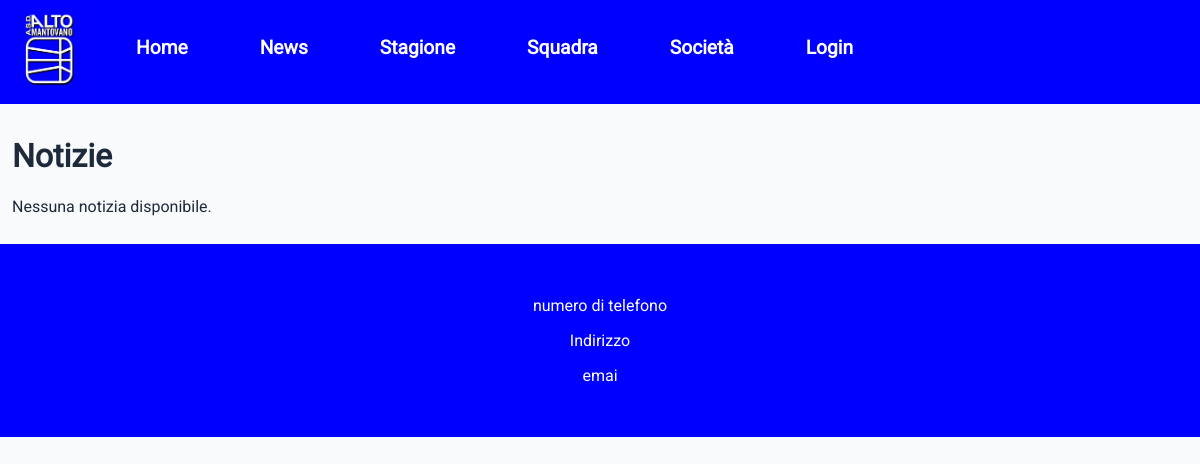
The app's page /notizie/, older data.
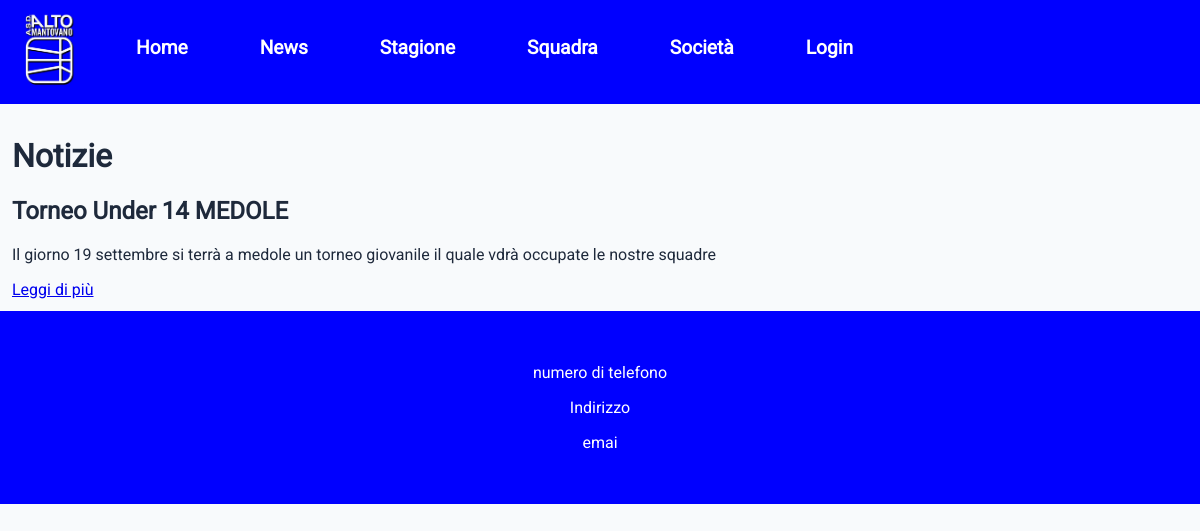
The same page, newer data.
### home/models.py (models this page shows, shortened)
class News(models.Model):
    titolo = models.CharField(max_length=200, verbose_name="Titolo")
    slug = models.SlugField(max_length=250, unique=True, blank=True, help_text="Generato automaticamente o personalizzato per l'URL")
    contenuto = models.TextField(verbose_name="Contenuto")
    autore = models.ForeignKey(settings.AUTH_USER_MODEL,limit_choices_to={'ruolo':'dirigente'} ,on_delete=models.SET_NULL, null=True, blank=True, verbose_name="Autore")
    data_pubblicazione = models.DateTimeField(default=timezone.now, verbose_name="Data di pubblicazione")
    immagine = models.ImageField(upload_to='news_images/', blank=True, null=True, verbose_name="Immagine in evidenza")
    pubblicata = models.BooleanField(default=True, verbose_name="Pubblicata")
    class Meta:
        ordering = ['-data_pubblicazione']
        verbose_name = "Notizia"
        verbose_name_plural = "Notizie"

### home/views.py (the view)
# urls.py: path('notizie/', views.NewsListView.as_view(), name='news_list'),
class NewsListView(ListView):
    template_name = 'home/news_list.html'
    model = News
    def get_context_data(self, **kwargs):
        context = super().get_context_data(**kwargs)
        context['news_list'] = News.objects.filter(pubblicata=True).order_by('-data_pubblicazione')
        return context

### home/templates/home/news_list.html (shortened to what this page needs)
{% extends "template.html" %}
{% block content %}
    <h1>Notizie</h1>
    <div class="news-list">
        {% for news in news_list %}
            <div class="news-item">
                <h2>{{ news.titolo }}</h2>
                <p>{{ news.contenuto|truncatewords:30 }}</p>
                <a href="{% url 'news_detail' news.slug %}">Leggi di più</a>
            </div>
        {% empty %}
            <p>Nessuna notizia disponibile.</p>
        {% endfor %}
    </div>
{% endblock content %}

Row changes from the older to the newer data that the page shows:
added News: titolo "Torneo Under 14 MEDOLE", contenuto "Il giorno 19 settembre si terrà a medole un torneo giovanile il quale vdrà occupate le nostre squadre"
Text that changed along with them:
text no longer shown: "Nessuna notizia disponibile."
